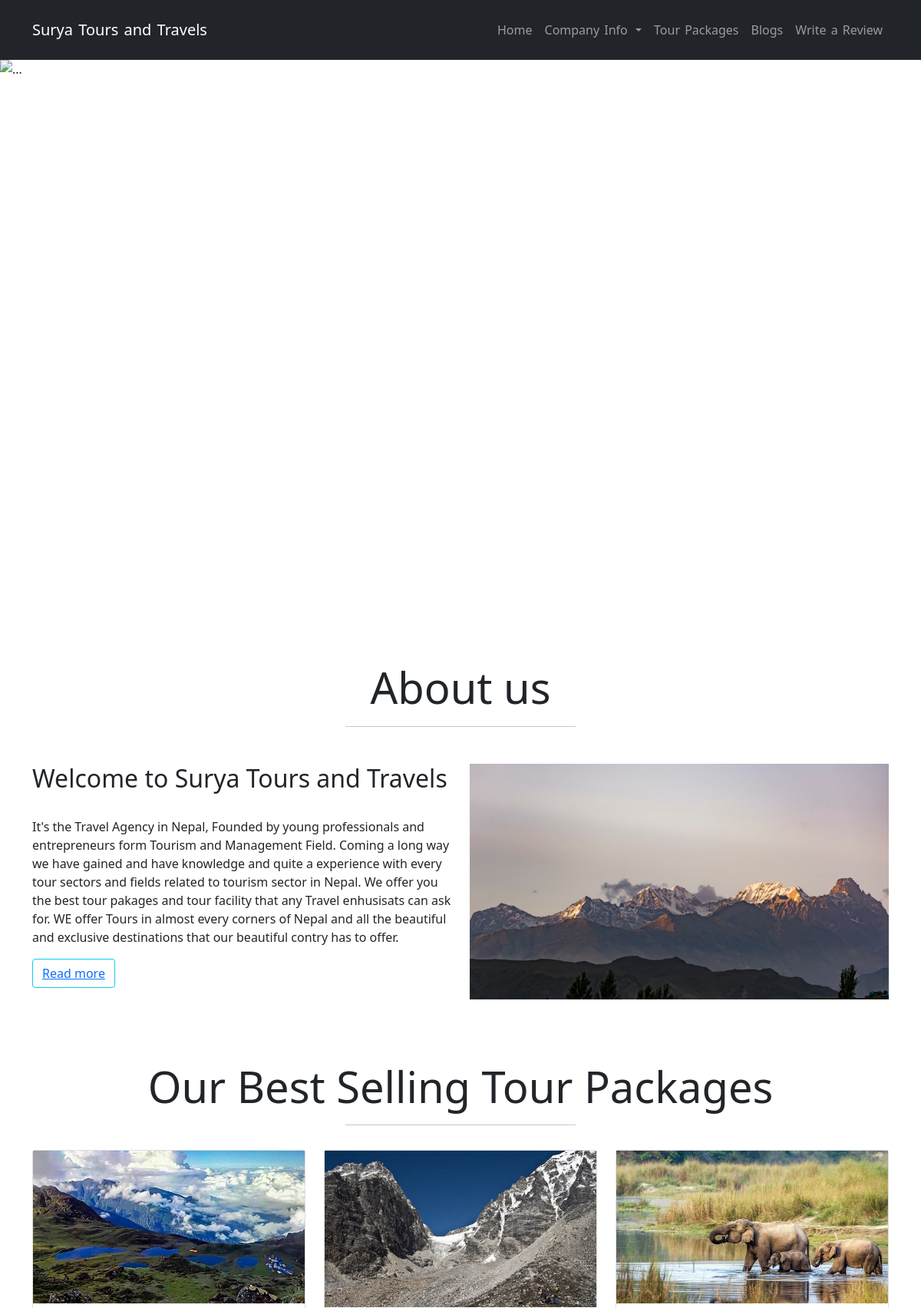
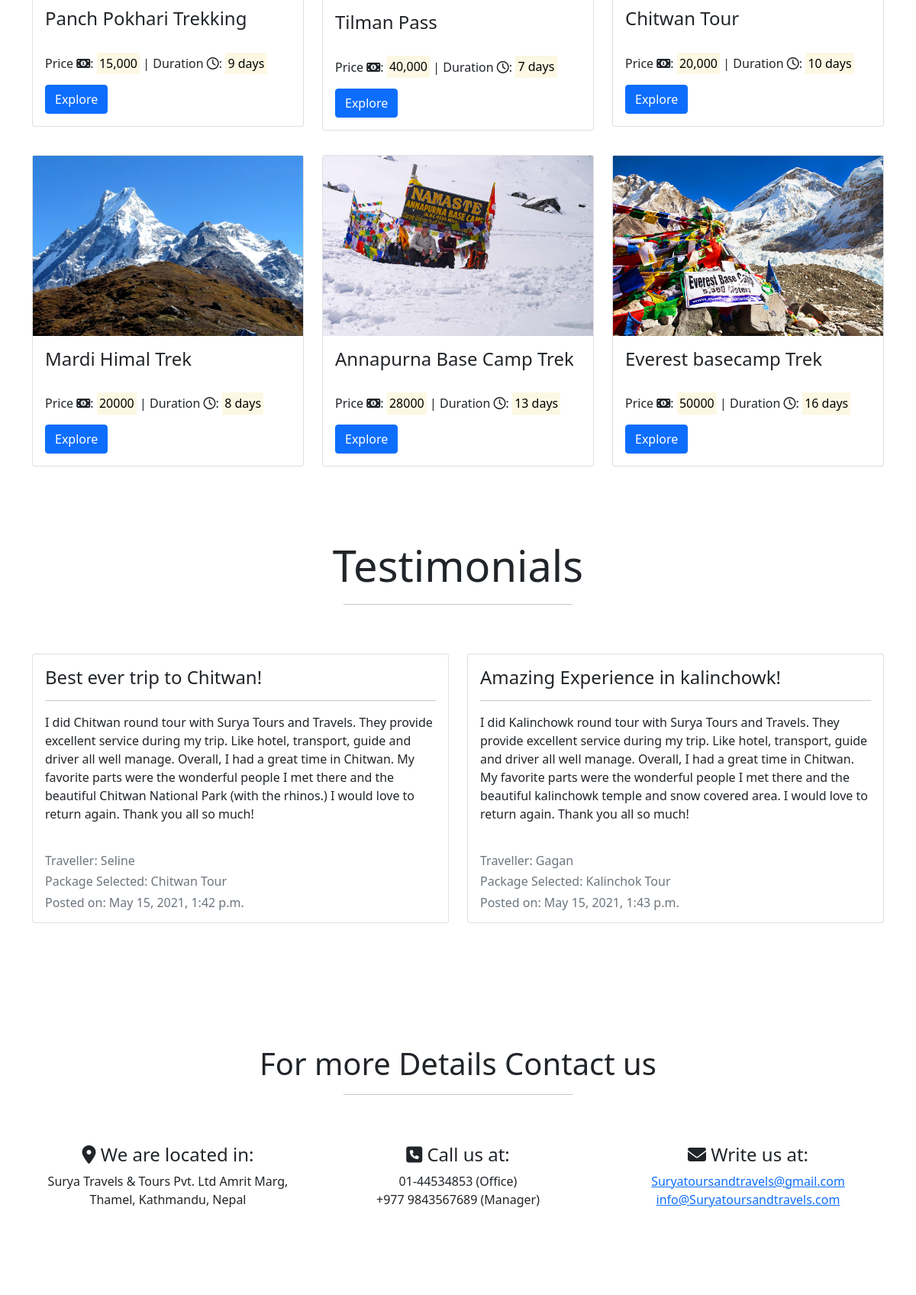
The page / (upper part) on the database its author committed (2 pictures, top to bottom).
### main/models.py (models this page shows, shortened)
class Packages(models.Model):
    title = models.CharField(max_length=50, unique=True)
    slug = models.SlugField(max_length=50, unique=True)
    days = models.CharField(max_length=50)
    image = models.ImageField(upload_to = "images/")
    price = models.CharField(max_length=50)
    trip_diff = models.CharField(max_length=50)
    trip_style = models.CharField(max_length=50)
    transport = models.CharField(max_length=50)
    food = models.CharField(max_length=50)
    accommodation = models.CharField(max_length=50)
    content = models.TextField()
    status = models.IntegerField(choices=STATUS, default=0) #Default= 0 means that the package is unavailable

class Reviews(models.Model):
    fname = models.CharField(max_length=30, null=True)
    lname = models.CharField(max_length=20,null=True)
    email = models.EmailField()
    package = models.CharField(max_length=50,null=True)
    review_title = models.CharField(max_length=100,null=True)
    date = models.DateTimeField(auto_now_add=True)
    reviewdetails = models.TextField(max_length=900,null=True)

### main/views.py (the view)
# urls.py: path("",views.index, name = "index"), # this code serves the http response from the views.py
def index(request):
    packages = Packages.objects.all()[3:9] # show only 6 packages from the database as best selling tour packages
    reviews = Reviews.objects.all()
    return render(request, "main/home.html", {"packages":packages, "reviews":reviews})

### main/templates/main/home.html (shortened to what this page needs)
{% extends 'main/base.html' %} {% load static %} {% block content %}
<div id="carouselExampleCaptions" class="carousel slide" data-bs-ride="carousel">
    <div class="carousel-indicators">
        <button type="button" data-bs-target="#carouselExampleCaptions" data-bs-slide-to="0" class="active" aria-current="true" aria-label="Slide 1"></button>
        <button type="button" data-bs-target="#carouselExampleCaptions" data-bs-slide-to="1" aria-label="Slide 2"></button>
        <button type="button" data-bs-target="#carouselExampleCaptions" data-bs-slide-to="2" aria-label="Slide 3"></button>
    </div>
    <div class="carousel-inner">
        <div class="carousel-item active">
            <img src="{% static 'img/pok.jpg' %}" class="d-block w-100" alt="...">
            <div class="carousel-caption  d-md-block">
                <h5>Visit Pokhara!</h5>
                <p>Also known as the City of lakes, Pokhara has a lot to offer!.</p>
            </div>
        </div>
    </div>
    <button class="carousel-control-prev" type="button" data-bs-target="#carouselExampleCaptions" data-bs-slide="prev">
      <span class="carousel-control-prev-icon" aria-hidden="true"></span>
    </button>
    <button class="carousel-control-next" type="button" data-bs-target="#carouselExampleCaptions" data-bs-slide="next">
      <span class="carousel-control-next-icon" aria-hidden="true"></span>
    </button>
</div>
<section class="main_heading my-5">
    <div class="text-center">
        <h1 class="display-4"> About us </h1>
        <hr class="w-25 mx-auto" />
    </div>
    <div class="container">
        <div class="row my-5">
            <div class="col-lg-6 col-md-6 col-12 col-xxl-6">
                <h2>Welcome to Surya Tours and Travels</h2>
                <br>
                <p>
                    It's the Travel Agency in Nepal, Founded by young professionals and entrepreneurs form Tourism and Management Field. Coming a long way we have gained and have knowledge and quite a experience with every tour sectors and fields related to tourism sector
                    in Nepal. We offer you the best tour pakages and tour facility that any Travel enhusisats can ask for. WE offer Tours in almost every corners of Nepal and all the beautiful and exclusive destinations that our beautiful contry has to
                    offer.
                </p>
                <button type="button" class="btn btn-outline-info"><a href="{% url 'about' %}">Read more</a></button>
            </div>
            <div class="col-lg-6 col-md-6 col-12 col-xxl-6">
                <figure>
                    <img src="{% static 'img/trekkers.jpg' %}" alt="about" class="img-fluid about_image">
                </figure>
            </div>
        </div>
    </div>
</section>
<section class="main_heading my-5 py-3">
    <div class="text-center">
        <h1 class="display-4"> Our Best Selling Tour Packages </h1>
        <hr class="w-25 mx-auto" />
    </div>
    <div class="container">
        <div class="col-md-12">
            <div class="row">
                {% for package in packages %}
                <div class="col-xs-12 col-sm-4 py-3">
                    <div class="card">
                        <img class="image-thumbail" src="{{package.image.url}}" alt="{{package.title}}">
                        <div class="card-body">
                            <h4 class="card-title">{{ package.title }}</h4><br>
                            <p>Price <i class="fa fa-money" aria-hidden="true"></i>: <mark>{{ package.price }}</mark> | Duration <i class="fa fa-clock-o" aria-hidden="true"></i>: <mark>{{ package.days }} days</mark></p>
                            <a href="{% url 'package_detail' package.slug  %}" class="btn btn-primary">Explore </a>
                        </div>
                    </div>
                </div>
                {% endfor %}
            </div>
        </div>
    </div>
</section>
<section class="main_heading my-5 py-3">
    <div class="text-center">
        <h1 class="display-4"> Testimonials </h1>
        <hr class="w-25 mx-auto" />
    </div>
  <div class="container">
    <div class="col-md-12">
    <div class="row">
        {% for review in reviews %}
        <div class="col-xs-6 col-sm-6 py-5" >
            <div class="card">
                <div class="card-body">
                    <h4 class="card-title">{{ review.review_title }}</h4><hr class="w-20 mx-auto">
                    <p class="card-text">{{review.reviewdetails}}</p><br>
                    <p class="card-text text-muted h6">Traveller: {{ review.fname}} </p>
                    <p class="card-text text-muted h6">Package Selected: {{review.package}} </p>
                    <p class="card-text text-muted h6">Posted on: {{ review.date}} </p>
                </div>
              </div>
        </div>
        {% endfor %}
    </div>
  </div>
  </div>
  </section>
<section class="main_heading my-5 py-5">
    <div class="text-center">
        <h1 class="display-8"> For more Details Contact us </h1>
        <hr class="w-25 mx-auto" />
    </div>
    <div class="container">
        <div class="row py-5">
            <div class="col-md-4 contact-info">
                <h4><i class="fa fa-map-marker"></i> We are located in:</h4>
                <span>Surya Travels & Tours Pvt. Ltd Amrit Marg, Thamel, Kathmandu, Nepal</span> </div>
            <div class="col-md-4 contact-info">
                <h4><i class="fa fa-phone-square"></i> Call us at:</h4>
                <span>01-44534853 (Office)<br>
          +977 9843567689 (Manager)</span> </div>
            <div class="col-md-4 contact-info">
                <h4><i class="fa fa-envelope"></i> Write us at:</h4>
                <span><a href="#">Suryatoursandtravels@gmail.com</a> <a href="#">info@Suryatoursandtravels.com</a></span> </div>
        </div>
    </div>
</section>
{% endblock%}

### main/static/home/css/style.css (style rules this page uses)
* { margin: 0; padding: 0; box-sizing: border-box; }
.carousel-item img { width: 100%; height: 92vh; }
.carousel-caption { bottom: 8rem; font-size: 26px; }
.carousel-caption h5 { font-size: 48px; font-weight: 100; }
.about_image { min-width:100%; max-height: 320px; }
.contact-info { text-align: center; }

### rows shown on the page
Packages: image (picture), title "Panch Pokhari Trekking", price "15,000", days "9"
Packages: image (picture), title "Tilman Pass", price "40,000", days "7"
Packages: image (picture), title "Chitwan Tour", price "20,000", days "10"
Packages: image (picture), title "Mardi Himal Trek", price "20000", days "8"
Packages: image (picture), title "Annapurna Base Camp Trek", price "28000", days "13"
Packages: image (picture), title "Everest basecamp Trek", price "50000", days "16"
Reviews: review_title "Best ever trip to Chitwan!", reviewdetails "I did Chitwan round tour with Surya Tours and Travels. They provide excellent service during my trip. Like hotel, transport, guide and driver all well manage. Overall, I had a great time in Chitwan. My favorite parts were the wonderful people I met there and the beautiful Chitwan National Park (with the rhinos.) I would love to return again. Thank you all so much!", fname "Seline", package "Chitwan Tour", date "May 15, 2021, 1:42 p.m."
Reviews: review_title "Amazing Experience in kalinchowk!", reviewdetails "I did Kalinchowk round tour with Surya Tours and Travels. They provide excellent service during my trip. Like hotel, transport, guide and driver all well manage. Overall, I had a great time in Chitwan. My favorite parts were the wonderful people I met there and the beautiful kalinchowk temple and snow covered area. I would love to return again. Thank you all so much!", fname "Gagan", package "Kalinchok Tour", date "May 15, 2021, 1:43 p.m."
